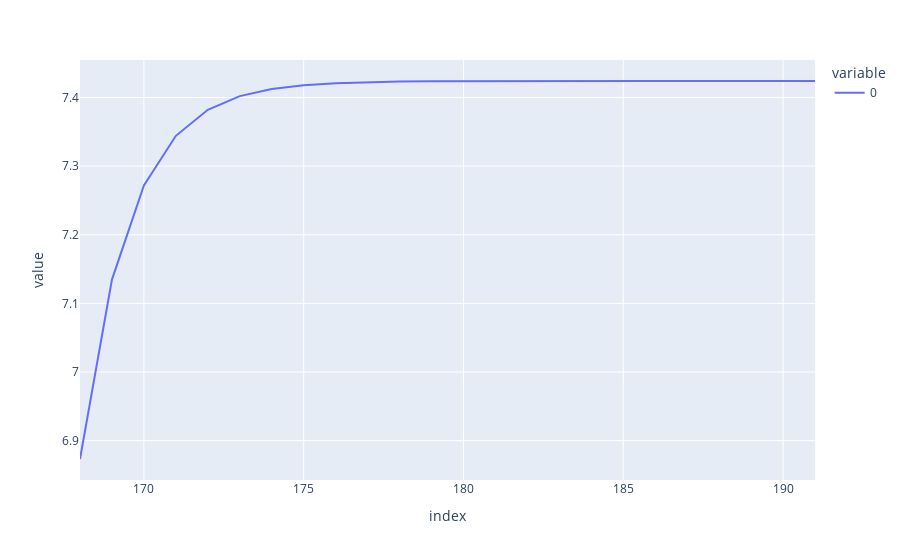

Source (notebook cell):
### Code cell
#Plot the forecast
px.line(existing_model.forecast(24))

### Figure 1 — Plotly figure (JSON) as saved in the notebook; plotly's stock layout.template omitted (floating-point values rounded to 4 significant figures)
{"data": [{"hovertemplate": "variable=0<br>index=%{x}<br>value=%{y}<extra></extra>", "legendgroup": "0", "line": {"color": "#636efa", "dash": "solid"}, "mode": "lines", "name": "0", "orientation": "v", "showlegend": true, "type": "scatter", "x": [168, 169, 170, 171, 172, 173, 174, 175, 176, 177, 178, 179, 180, 181, 182, 183, 184, 185, 186, 187, 188, 189, 190, 191], "xaxis": "x", "y": [6.873, 7.135, 7.272, 7.344, 7.382, 7.402, 7.412, 7.418, 7.421, 7.422, 7.423, 7.424, 7.424, 7.424, 7.424, 7.424, 7.424, 7.424, 7.424, 7.424, 7.424, 7.424, 7.424, 7.424], "yaxis": "y"}], "layout": {"legend": {"title": {"text": "variable"}, "tracegroupgap": 0}, "margin": {"t": 60}, "xaxis": {"anchor": "y", "domain": [0, 1], "title": {"text": "index"}}, "yaxis": {"anchor": "x", "domain": [0, 1], "title": {"text": "value"}}}}
